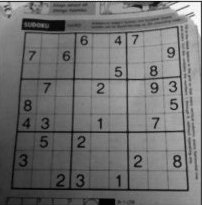
#> input picture 07_cornerHarris/img/dave.jpg, 202 x 205 px
$ python g_HoughLine.py
#> lines starting #> are read from the running program, lines starting #| are printed output that depends on the picture; after the words box and inside, x2 and y2 are one past the last pixel; in counts of white or black regions, pixels touching at a corner belong together
import cv2
import numpy as np

img = cv2.imread('img/dave.jpg')
#> img is the input picture: shape (205, 202, 3); min 0, max 255, mean 112.3
gray = cv2.cvtColor(img, cv2.COLOR_BGR2GRAY)
edges = cv2.Canny(gray, 50, 150, apertureSize=3)
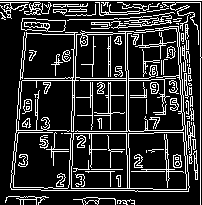
#> edges: shape (205, 202); 18.8% white in thin lines or dots

lines = cv2.HoughLines(edges, 1, np.pi/180, 100)
#> lines = 27 rows, first 8: [200, 0], [0, 1.57], [-126, 3.12], [-124, 3.12], [80, 1.57], [110, 0], [75, 0.0349], [78, 1.57]
if lines is not None:
    for line in lines:
        for rho, theta in line:
            a = np.cos(theta)
            b = np.sin(theta)
            x0 = a*rho
            y0 = b*rho
            x1 = int(x0 + 1000*(-b))
            y1 = int(y0 + 1000*(a))
            x2 = int(x0 - 1000*(-b))
            y2 = int(y0 - 1000*(a))
            cv2.line(img, (x1, y1), (x2, y2), (0, 0, 255), 2)
#> this loop made 27 passes
#> line on passes 1 to 12: [[200, 0]], [[0, 1.57]], [[-126, 3.12]], [[-124, 3.12]], [[80, 1.57]], [[110, 0]], [[75, 0.0349]], [[78, 1.57]], [[129, 1.59]], [[133, 1.55]], [[-180, 3.07]], [[29, 0.0873]]
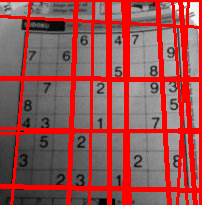
#> img: shape (205, 202, 3); mean B, G, R 80.6, 80.6, 153

cv2.imwrite('img/houghlines.jpg', img)

$ run again, with 07_cornerHarris/img/cat_with_glasses.jpg copied over 07_cornerHarris/img/dave.jpg
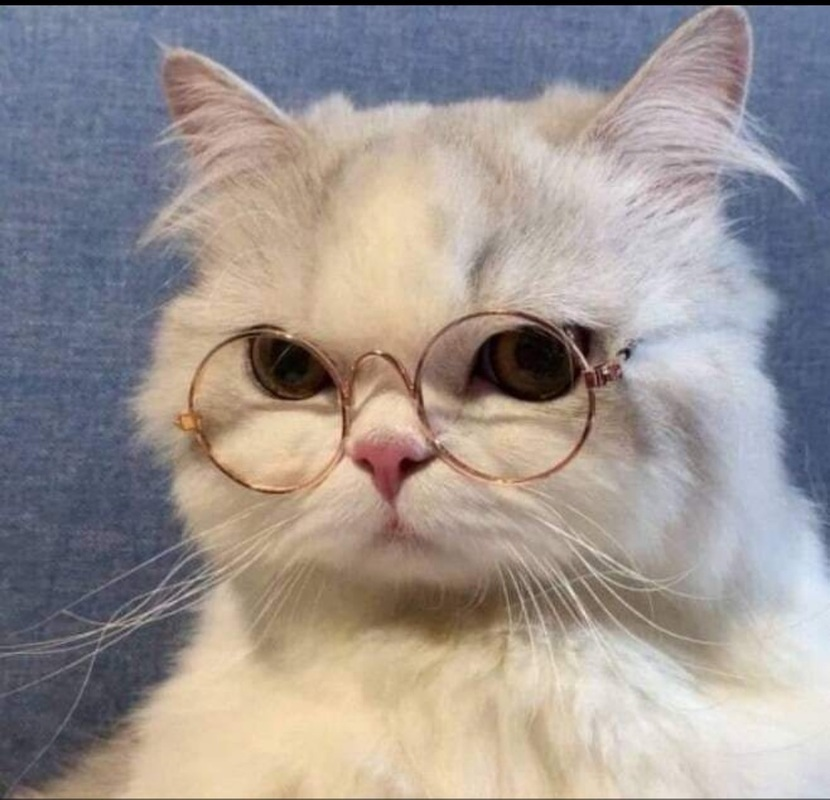
#> input picture 07_cornerHarris/img/cat_with_glasses.jpg, 830 x 800 px
#> img is the input picture: shape (800, 830, 3); mean B, G, R 146, 148.7, 156.9
#> `edges = cv2.Canny(gray, 50, 150, apertureSize=3)`:
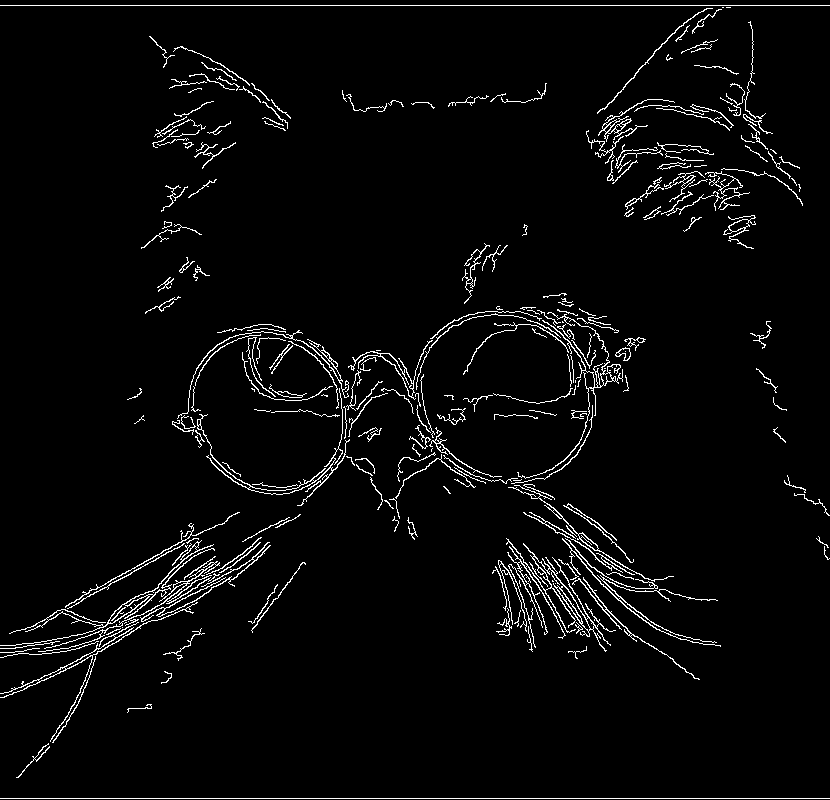
#> edges: shape (800, 830); 3.4% white in thin lines or dots
#> lines = 332 rows, first 8: [5, 1.57], [798, 1.57], [525, 0.785], [564, 1.06], [561, 1.06], [515, 0.75], [528, 0.785], [575, 0.908]
#> the loop `for line in lines:` made 332 passes
#> after the loop `for line in lines:`:
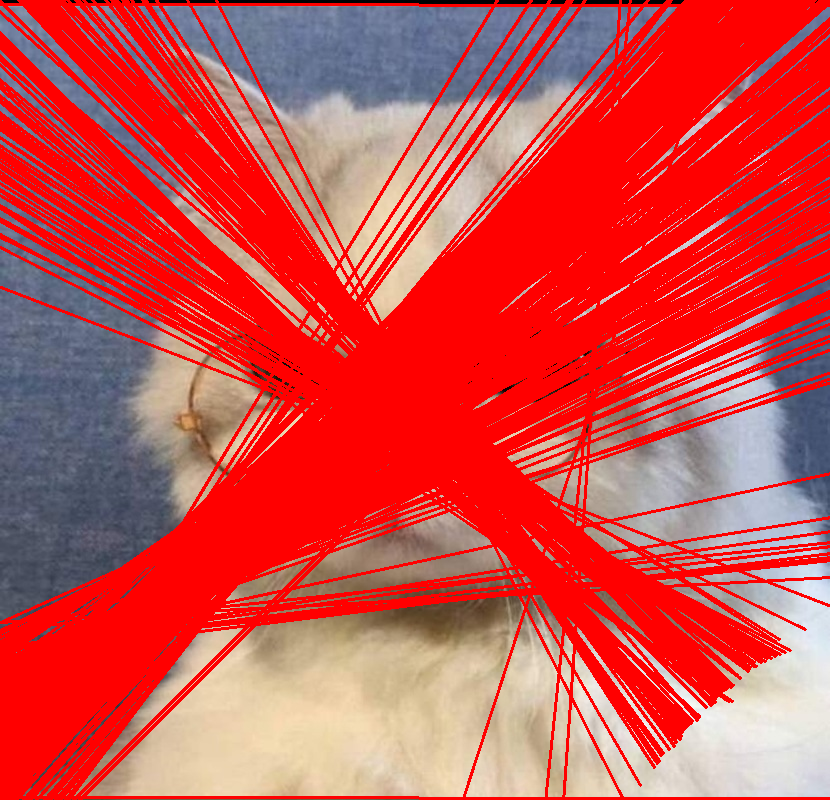
#> img: shape (800, 830, 3); mean B, G, R 76.4, 78.2, 207.9

$ run again, with 07_cornerHarris/img/house_01-res.jpg copied over 07_cornerHarris/img/dave.jpg
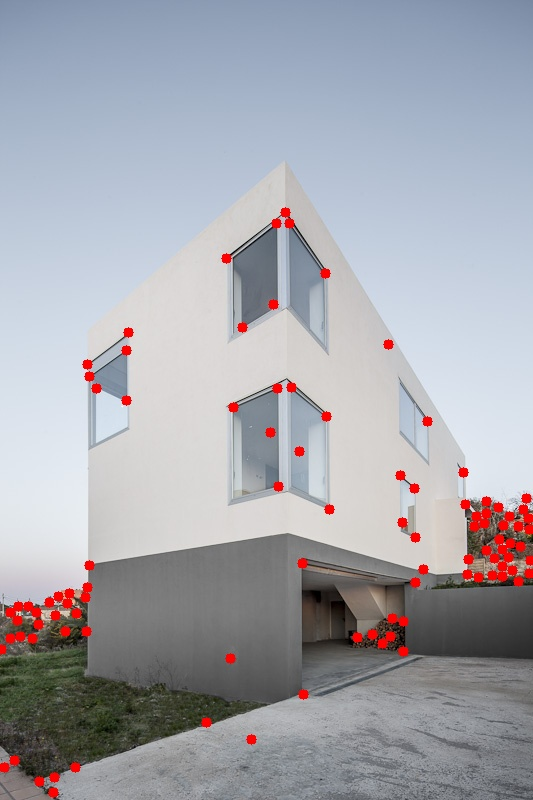
#> input picture 07_cornerHarris/img/house_01-res.jpg, 533 x 800 px
#> img is the input picture: shape (800, 533, 3); mean B, G, R 173.4, 166.3, 165.7
#> `edges = cv2.Canny(gray, 50, 150, apertureSize=3)`:
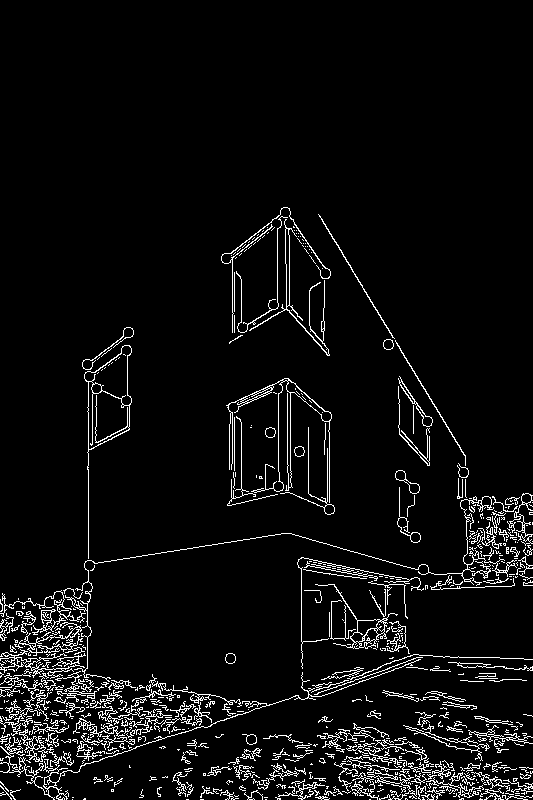
#> edges: shape (800, 533); 5.4% white in thin lines or dots, all inside (x1, y1, x2, y2) = (0, 207, 533, 800)
#> lines = 557 rows, first 8: [-163, 2.6], [88, 0], [753, 1.26], [664, 1.78], [571, 1.41], [623, 1.85], [670, 1.76], [674, 1.76]
#> the loop `for line in lines:` made 557 passes
#> after the loop `for line in lines:`:
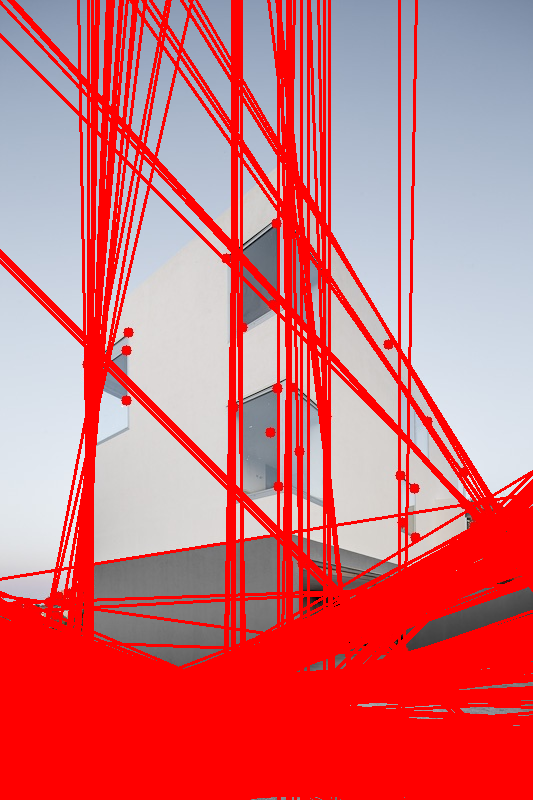
#> img: shape (800, 533, 3); mean B, G, R 116.9, 110.8, 212.3
